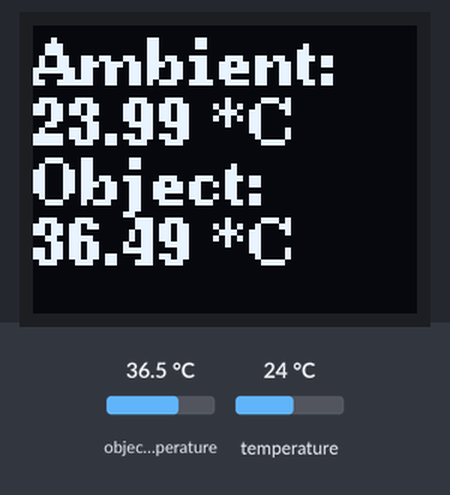
A sketch run on a simulated ESP32. Parts: 64×48 one-colour display. The test bench sets the inputs (shaded band); at power-on: object temperature 36.5 °C, temperature 24 °C. What the sketch prints to the serial monitor is not drawn.

Above: at 1.3 s.
1.4 s: object temperature set to 20 °C
At 2.7 s:
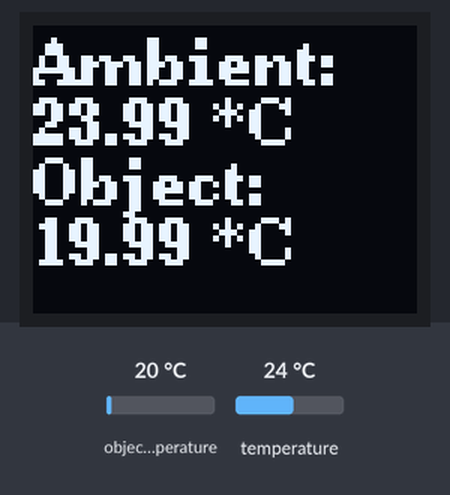
3.0 s: temperature set to 12 °C
At 4.0 s:
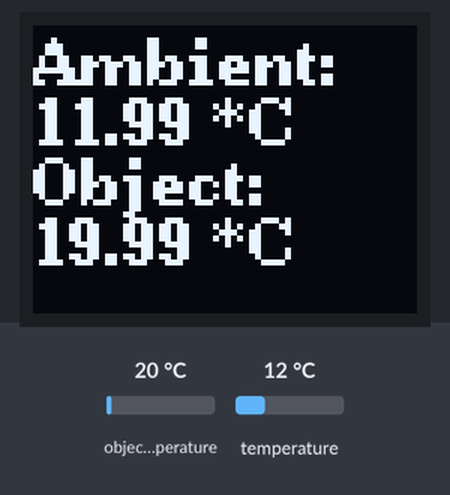
4.6 s: object temperature set to 26 °C
At 5.2 s:
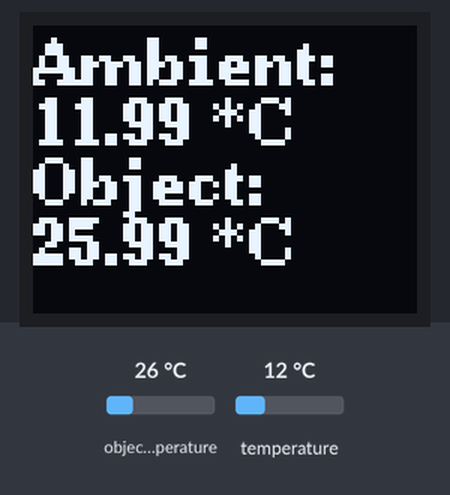
6.1 s: temperature set to 19 °C
At 7.6 s:
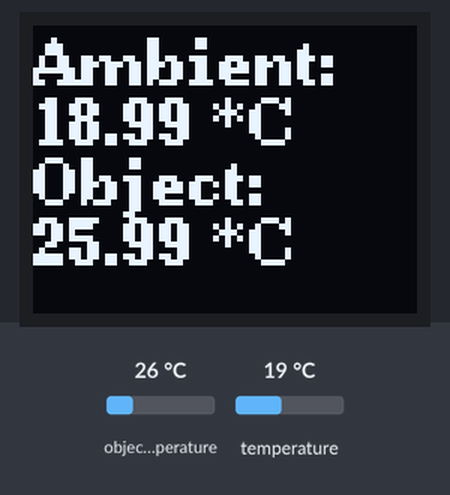
Timing chart, 0 to 8.6 s (numbered marks = the images above; inputs shaded):
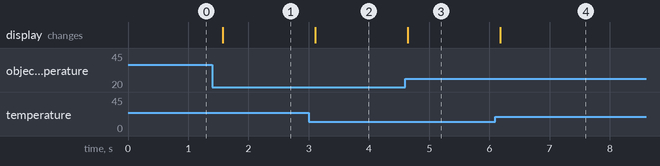

The sketch:

mlx90614_oled.ino
```cpp
// (licence header left out)
// Include the necessary libraries
#include <Arduino.h>
#include <U8g2lib.h>
#include <Wire.h>
#include <Adafruit_MLX90614.h>

// Instantiate an object for the OLED screen
U8G2_SSD1306_64X48_ER_F_HW_I2C u8g2(U8G2_R0, U8X8_PIN_NONE);

// Instantiate an object for the sensor
// SCL -> GPIO22 (D1 on a D1 Mini)
// SDA -> GPIO21 (D2 on a D1 Mini)
Adafruit_MLX90614 mlx = Adafruit_MLX90614();

void setup() {
  // Initialize Serial communication for debugging
  Serial.begin(115200);
  Serial.println("MLX90614 Test");

  // Initialize the screen
  u8g2.setBusClock(100000);
  u8g2.begin();
  u8g2.setFont(u8g2_font_ncenB08_tr);
  // Initialize the sensor
  if(!mlx.begin()) {
    Serial.println("Failed to initialize MLX90614");
    while(1);
  }
}

void loop() {
  // Declare variables for storing the sensor data
  double temp_obj, temp_amb;
  // Get the sensor data
  Serial.print("Reading a measurement...");
  temp_amb = mlx.readAmbientTempC(); //temperature of the sensor itself
  temp_obj = mlx.readObjectTempC();  //temperature of what it's measuring in the 90-degree field of view
  Serial.print("Ambient = ");
  Serial.print(temp_amb);
  Serial.print("*C\tObject = ");
  Serial.print(temp_obj); Serial.println("*C");

  String output = String(temp_amb) + " *C";
  // Make sure the screen is clear
  u8g2.clearBuffer();
  // Display a header
  u8g2.drawStr(0,10,"Ambient:");
  // Display the data
  u8g2.drawStr(0,20,output.c_str());
  // Display a header
  u8g2.drawStr(0,30,"Object:");
  output = String(temp_obj) + " *C";
  // Display the data
  u8g2.drawStr(0,40,output.c_str());
  u8g2.sendBuffer();

  // Wait a bit before the next measurement
  delay(500);
}
```

Measured:
- after the input at 1.4 s, the display: changes after 0.18 s (image 1)
- after the input at 3.0 s, the display: changes after 0.11 s (image 2)
- after the input at 4.6 s, the display: changes at once (image 3)
- after the input at 6.1 s, the display: changes after 0.08 s (image 4)
